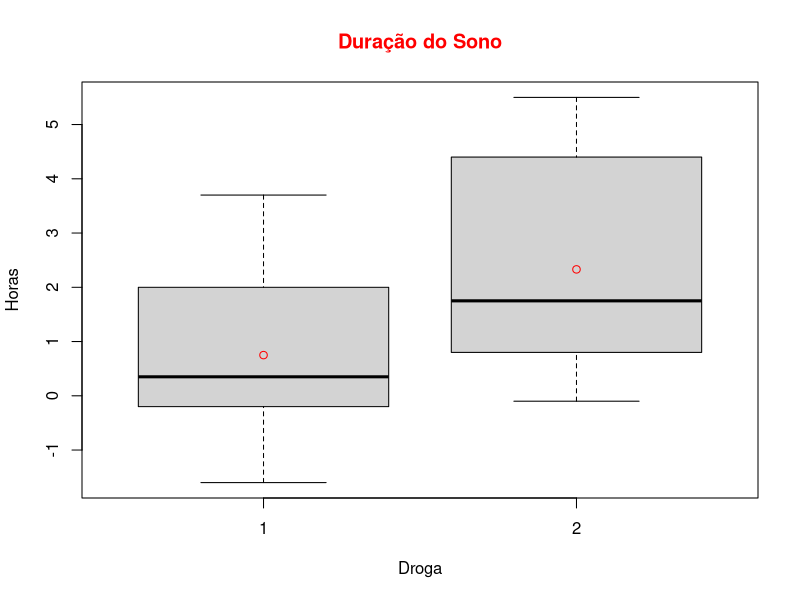
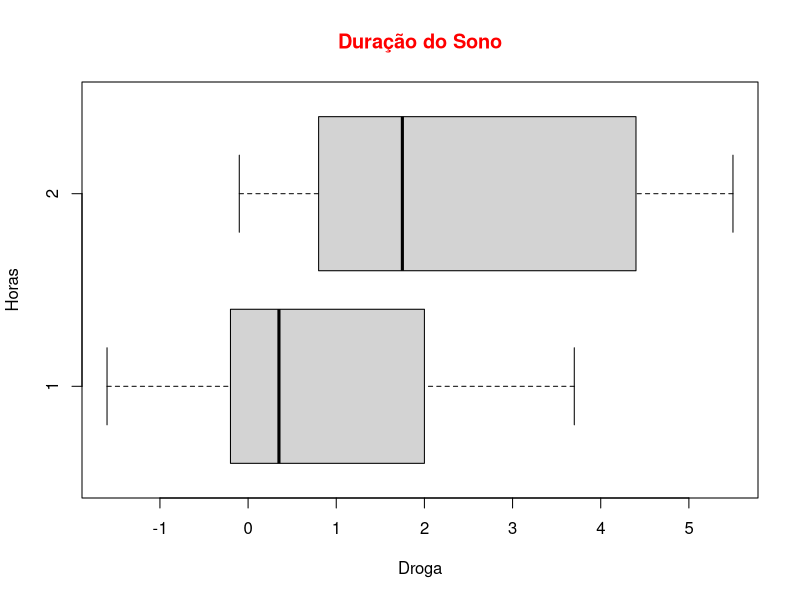
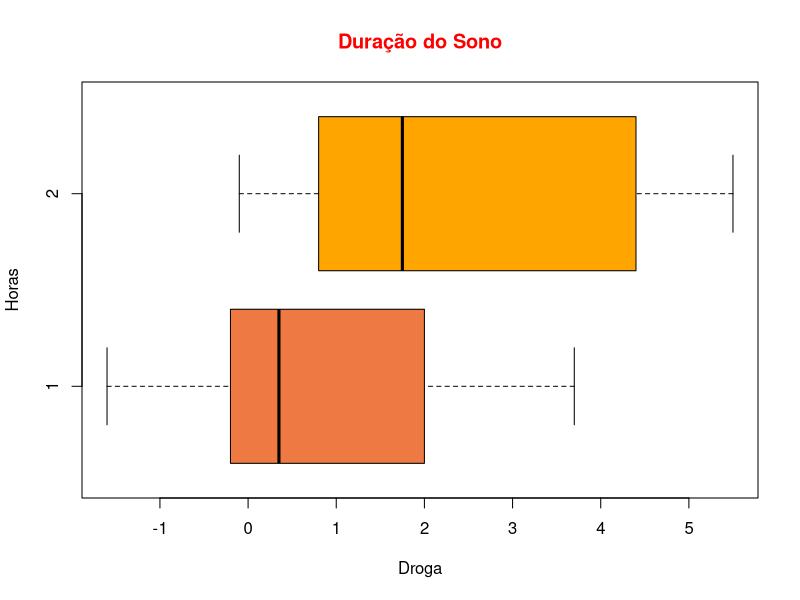

R code for these plots, in order:
#Definindo diretório
setwd('C:/FCD/BigDataRAzure/Cap04')
getwd()

#carregando dataset com attach
#não preciso dizer o nome do dataset, somente coluna
attach(sleep)

#Criando o Boxplot
sleepboxplot <- boxplot(data = sleep, extra ~ group, main = 'Duração do Sono',
                        col.main = 'red', ylab = 'Horas', xlab = 'Droga')

#Criando vetor de média
medias <- by(extra, group, mean)

#Criando pontos de média
points(medias, col = 'red')
#Estou com a seção já com o boxplot nesse momento, 
#por isso não preciso dizer qual gráfico a função points vai
#basicamente ele só altera a camada da gráfico atual
#FAZER GRÁFICOS EM CAMADA SEMPRE!!!

#boxplot horizontal
boxplot_horizontal <- boxplot(data = sleep, extra ~ group, 
                              main = 'Duração do Sono',
                              col.main = 'red', 
                              ylab = 'Horas', 
                              xlab = 'Droga',
                              horizontal = T)

boxplot_horizontal_colorido <- boxplot(data = sleep, extra ~ group, 
                              main = 'Duração do Sono',
                              col.main = 'red', 
                              ylab = 'Horas', 
                              xlab = 'Droga',
                              horizontal = T,
                              col = c('sienna2','orange'))
